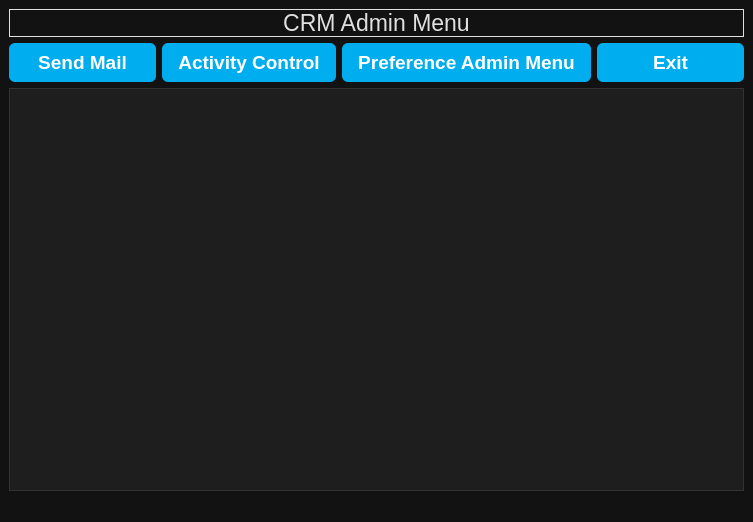
<?xml version="1.0" encoding="UTF-8"?>
<ui version="4.0">
 <class>MainWindow</class>
 <widget class="QMainWindow" name="MainWindow">
  <property name="geometry">
   <rect>
    <x>0</x>
    <y>0</y>
    <width>753</width>
    <height>522</height>
   </rect>
  </property>
  <property name="windowTitle">
   <string>MainWindow</string>
  </property>
  <property name="styleSheet">
   <string notr="true">/* Genel Arka Plan ve Yazı Rengi */
QWidget {
    background-color: #121212;
    color: #E0E0E0;
}

/* QPushButton - Belirgin Buton + Gölgelendirme */
QPushButton {
    background-color: #00AEEF;
    font: bold 14pt &quot;Segoe UI&quot;;
    color: white;
    font-weight: bold; /* Yazı kalın */
    border: none;
    border-radius: 6px;
    padding: 8px 16px;
    box-shadow: 0px 4px 10px rgba(0, 174, 239, 0.6); /* Daha belirgin gölge */
    transition: background-color 0.3s ease;
}

QPushButton:hover {
    background-color: #D32F2F;
    box-shadow: 0px 4px 10px rgba(211, 47, 47, 0.7); /* Hover gölgesi */
}

QPushButton:pressed {
    background-color: #B71C1C;
    box-shadow: inset 0px 2px 4px rgba(0,0,0,0.4); /* Basılı efekti */
}


/* QLineEdit - Belirginlik İçin */
QLineEdit {
    background-color: #1E1E1E;
    color: #E0E0E0;
    border: 1px solid #555;
    border-radius: 4px;
    padding: 6px;
}

/* QComboBox */
QComboBox {
    background-color: #1E1E1E;
    color: #E0E0E0;
    border: 1px solid #555;
    border-radius: 4px;
    padding: 6px;
}

QComboBox::drop-down {
    subcontrol-origin: padding;
    subcontrol-position: top right;
    width: 25px;
    background-color: #2A2A2A;
    border-left: 1px solid #555;
}

QComboBox::down-arrow {
    width: 10px;
    height: 10px;
    image: none; /* Kendi ikonunu kullanacaksan url() ekle */
}

/* Açılır liste görünümü */
QComboBox QAbstractItemView {
    background-color: #2A2A2A;
    color: #E0E0E0;
    selection-background-color: #455A64;
    selection-color: white;
    border: 1px solid #444;
}

/* Tablo Başlıkları */
QHeaderView::section {
    background-color: #E0E0E0;
    color: black;
    font-weight: bold;
    padding: 6px;
    border: none;
}

/* QTableView */
QTableView {
    background-color: #1E1E1E;
    alternate-background-color: #2A2A2A;
    gridline-color: #444;
    color: #E0E0E0;
    selection-background-color: #455A64;
    selection-color: white;
    border: 1px solid #333;
}

QTableView::item {
    padding: 4px;
}
</string>
  </property>
  <widget class="QWidget" name="centralwidget">
   <layout class="QGridLayout" name="gridLayout_2">
    <item row="0" column="0">
     <layout class="QGridLayout" name="gridLayout">
      <item row="0" column="0">
       <widget class="QLabel" name="label">
        <property name="maximumSize">
         <size>
          <width>16777215</width>
          <height>50</height>
         </size>
        </property>
        <property name="font">
         <font>
          <pointsize>17</pointsize>
         </font>
        </property>
        <property name="layoutDirection">
         <enum>Qt::LeftToRight</enum>
        </property>
        <property name="frameShape">
         <enum>QFrame::Box</enum>
        </property>
        <property name="text">
         <string>CRM Admin Menu</string>
        </property>
        <property name="alignment">
         <set>Qt::AlignCenter</set>
        </property>
       </widget>
      </item>
      <item row="1" column="0">
       <layout class="QHBoxLayout" name="horizontalLayout">
        <item>
         <widget class="QPushButton" name="pushButton_mailgonder">
          <property name="maximumSize">
           <size>
            <width>16777215</width>
            <height>16777215</height>
           </size>
          </property>
          <property name="font">
           <font>
            <family>Segoe UI</family>
            <pointsize>14</pointsize>
            <weight>75</weight>
            <italic>false</italic>
            <bold>true</bold>
           </font>
          </property>
          <property name="text">
           <string>Send Mail</string>
          </property>
         </widget>
        </item>
        <item>
         <widget class="QPushButton" name="pushButton_etkinlikkontrolu">
          <property name="maximumSize">
           <size>
            <width>16777215</width>
            <height>16777215</height>
           </size>
          </property>
          <property name="font">
           <font>
            <family>Segoe UI</family>
            <pointsize>14</pointsize>
            <weight>75</weight>
            <italic>false</italic>
            <bold>true</bold>
           </font>
          </property>
          <property name="text">
           <string>Activity Control</string>
          </property>
         </widget>
        </item>
        <item>
         <widget class="QPushButton" name="pushButton_tercihler">
          <property name="maximumSize">
           <size>
            <width>16777215</width>
            <height>16777215</height>
           </size>
          </property>
          <property name="font">
           <font>
            <family>Segoe UI</family>
            <pointsize>14</pointsize>
            <weight>75</weight>
            <italic>false</italic>
            <bold>true</bold>
           </font>
          </property>
          <property name="text">
           <string>Preference Admin Menu</string>
          </property>
         </widget>
        </item>
        <item>
         <widget class="QPushButton" name="pushButton_exit">
          <property name="maximumSize">
           <size>
            <width>16777215</width>
            <height>16777215</height>
           </size>
          </property>
          <property name="font">
           <font>
            <family>Segoe UI</family>
            <pointsize>14</pointsize>
            <weight>75</weight>
            <italic>false</italic>
            <bold>true</bold>
           </font>
          </property>
          <property name="text">
           <string>Exit</string>
          </property>
         </widget>
        </item>
       </layout>
      </item>
      <item row="2" column="0">
       <widget class="QTableWidget" name="tableWidget_show"/>
      </item>
     </layout>
    </item>
   </layout>
  </widget>
  <widget class="QMenuBar" name="menubar">
   <property name="geometry">
    <rect>
     <x>0</x>
     <y>0</y>
     <width>753</width>
     <height>26</height>
    </rect>
   </property>
  </widget>
  <widget class="QStatusBar" name="statusbar"/>
 </widget>
 <resources/>
 <connections/>
</ui>
